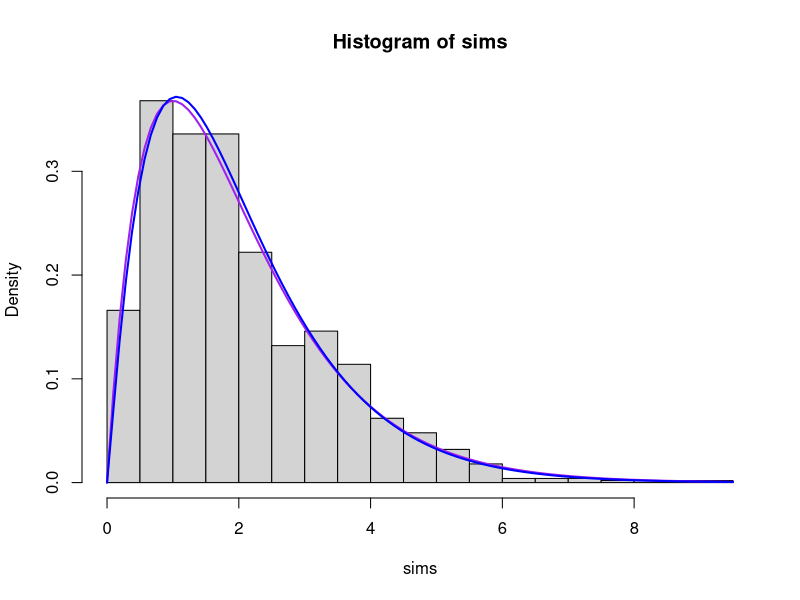
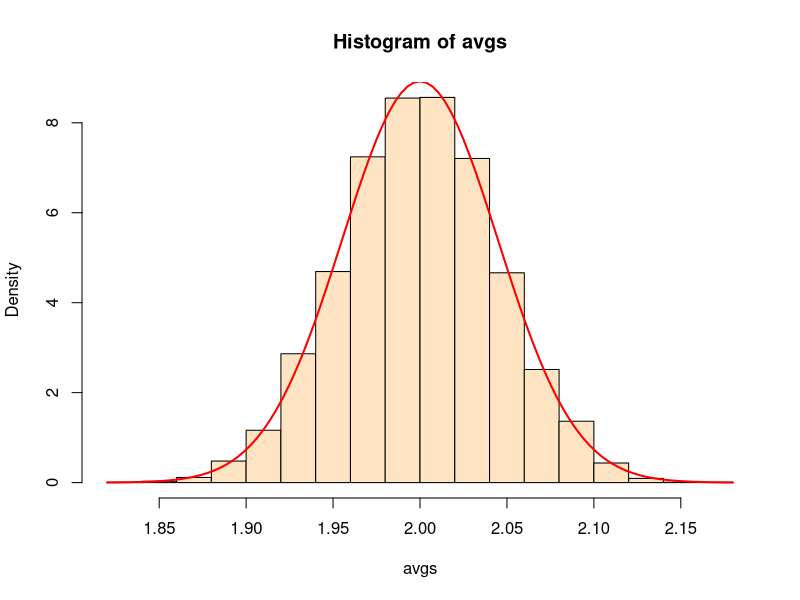

Recreate these plots in R, in order.
#the gamma dist'n
?dgamma
#shape parameter
alpha=2
#rate parameter
beta=1

nsims=1000
#simulating from the gamma
sims=rgamma(nsims, alpha, beta)
(mu.hat=mean(sims))
(v.hat=var(sims))
beta.hat=mu.hat/v.hat
beta.hat
alpha.hat=mu.hat*beta.hat
alpha.hat
#plotting the histogram
hist(sims, breaks=25, prob=TRUE, ylim=c(0, dgamma(1, alpha.hat, beta.hat)))
#superimposing the theoretical density
curve(dgamma(x, alpha, beta), add=TRUE, col="purple", lwd=2)

#fitting the density curve
#moment matching
#mean of gamma = alpha/beta = mean(sims)
#variance of gamma = alpha/beta^2 = var(sims)
mu.hat=mean(sims)
v.hat=var(sims)

beta.hat=mu.hat/v.hat
beta.hat
alpha.hat=mu.hat*beta.hat
alpha.hat

#plot the fitted density
curve(dgamma(x, alpha.hat, beta.hat), add=TRUE, col="blue", lwd=2)

#demo of the Central Limit Theorem
#define a function which calculates the average of 
#a simulated batch of gammas
avg.gamma<-function(n, a, b){
  sims=rgamma(n, a, b)
  return(mean(sims))
}
#repeat this function many times
n.batches=7000
avgs=replicate(n.batches, avg.gamma(1000, alpha, beta))
#plot the histogram
hist(avgs, col="bisque", prob=TRUE)
#theoretical parameters of the bell curve
mu.norm=alpha/beta
sigma.norm=sqrt(alpha)/beta/sqrt(nsims)
curve(dnorm(x, mean=mu.norm, sd=sigma.norm), lwd=2, col="red", add=TRUE)
